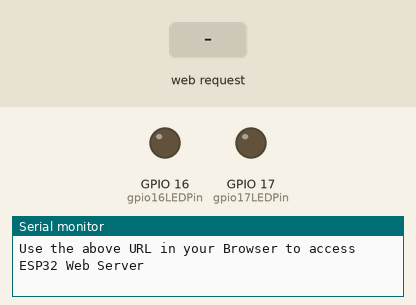
A sketch run on a simulated ESP32. Shown: output pins drawn as LEDs (lit = HIGH), the last lines printed to the serial monitor. The inputs (shaded band) are chosen by the test bench. WiFi joins after 1.5 s; servers stay silent unless stated.

Above: at 4.8 s.
4.9 s: HTTP request GET /GPIO16ON received
At 5.8 s:
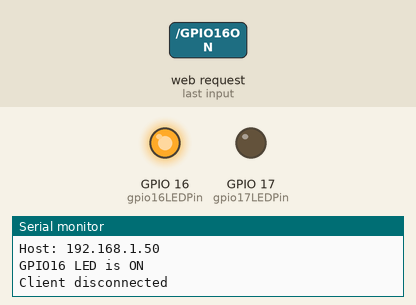
6.4 s: HTTP request GET /GPIO17ON received
At 7.0 s:
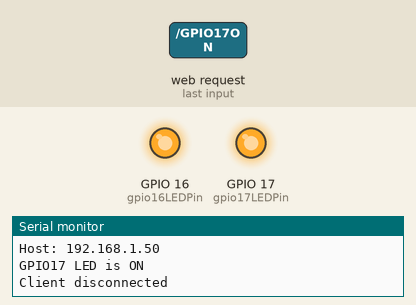
7.9 s: HTTP request GET /GPIO16OFF received
At 9.1 s:
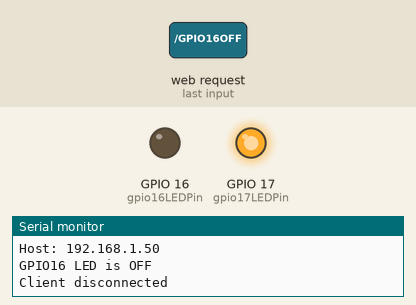
9.4 s: HTTP request GET /GPIO17OFF received
At 10.5 s:
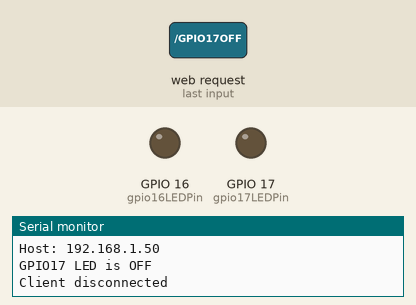
Timing chart, 0 to 11.9 s (numbered marks = the images above; inputs shaded):
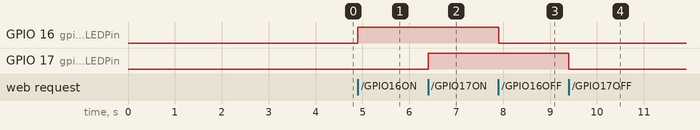

The sketch:

WebServerWithGPIOSwitches.ino
```cpp
//  This came from https://www.electronicshub.org/esp32-web-server/

#include <WiFi.h>

#define gpio16LEDPin 16 /* One LED connected to GPIO16 - RX2 */
#define gpio17LEDPin 17 /* One LED connected to GPIO17 - TX2 */

const char* ssid = "SSID"; /* Add your router's SSID */
const char* password = "password"; /*Add the password */

int gpio16Value;
int gpio17Value;

WiFiServer espServer(80); /* Instance of WiFiServer with port number 80 */
/* 80 is the Port Number for HTTP Web Server */

/* A String to capture the incoming HTTP GET Request */
String request;

void setup()
{
  Serial.begin(115200); /* Begin Serial Communication with 115200 Baud Rate */
  /* Configure GPIO16 and GPIO17 Pins as OUTPUTs */
  pinMode(gpio16LEDPin, OUTPUT);
  pinMode(gpio17LEDPin, OUTPUT);
  /* Set the initial values of GPIO16 and GPIO17 as LOW*/
  /* Both the LEDs are initially OFF */
  digitalWrite(gpio16LEDPin, LOW);
  digitalWrite(gpio17LEDPin, LOW);

  Serial.print("\n");
  Serial.print("Connecting to: ");
  Serial.println(ssid);
  WiFi.mode(WIFI_STA); /* Configure ESP32 in STA Mode */
  WiFi.begin(ssid, password); /* Connect to Wi-Fi based on the above SSID and Password */
  while(WiFi.status() != WL_CONNECTED)
  {
    Serial.print("*");
    delay(100);
  }
  Serial.print("\n");
  Serial.print("Connected to Wi-Fi: ");
  Serial.println(WiFi.SSID());
  delay(100);
  /* The next four lines of Code are used for assigning Static IP to ESP32 */
  /* Do this only if you know what you are doing */
  /* You have to check for free IP Addresses from your Router and */
  /* assign it to ESP32 */
  /* If you are comfortable with this step, */
  /* please un-comment the next four lines and make necessary changes */
  /* If not, leave it as it is and proceed */
  //IPAddress ip(192,168,1,6);
  //IPAddress gateway(192,168,1,1);
  //IPAddress subnet(255,255,255,0);
  //WiFi.config(ip, gateway, subnet);
  delay(2000);
  Serial.print("\n");
  Serial.println("Starting ESP32 Web Server...");
  espServer.begin(); /* Start the HTTP web Server */
  Serial.println("ESP32 Web Server Started");
  Serial.print("\n");
  Serial.print("The URL of ESP32 Web Server is: ");
  Serial.print("http://");
  Serial.println(WiFi.localIP());
  Serial.print("\n");
  Serial.println("Use the above URL in your Browser to access ESP32 Web Server\n");
}

void loop()
{
  WiFiClient client = espServer.available(); /* Check if a client is available */
  if(!client)
  {
    return;
  }

  Serial.println("New Client!!!");
  boolean currentLineIsBlank = true;
  while (client.connected())
  {
    if (client.available())
    {
      char c = client.read();
      request += c;
      Serial.write(c);
        /* if you've gotten to the end of the line (received a newline */
        /* character) and the line is blank, the http request has ended, */
        /* so you can send a reply */
      if (c == '\n' && currentLineIsBlank)
      {
        /* Extract the URL of the request */
        /* We have four URLs. If IP Address is 192.168.1.6 (for example),
        * then URLs are:
        * 192.168.1.6/GPIO16ON
        * 192.168.1.6/GPIO16OFF
        * 192.168.1.6/GPIO17ON
        * 192.168.1.6/GPIO17OFF
        */
        /* Based on the URL from the request, turn the LEDs ON or OFF */
        if (request.indexOf("/GPIO16ON") != -1)
        {
          Serial.println("GPIO16 LED is ON");
          digitalWrite(gpio16LEDPin, HIGH);
          gpio16Value = HIGH;
        }
        if (request.indexOf("/GPIO16OFF") != -1)
        {
          Serial.println("GPIO16 LED is OFF");
          digitalWrite(gpio16LEDPin, LOW);
          gpio16Value = LOW;
        }
        if (request.indexOf("/GPIO17ON") != -1)
        {
          Serial.println("GPIO17 LED is ON");
          digitalWrite(gpio17LEDPin, HIGH);
          gpio17Value = HIGH;
        }
        if (request.indexOf("/GPIO17OFF") != -1)
        {
          Serial.println("GPIO17 LED is OFF");
          digitalWrite(gpio17LEDPin, LOW);
          gpio17Value = LOW;
        }

        /* HTTP Response in the form of HTML Web Page */
        client.println("HTTP/1.1 200 OK");
        client.println("Content-Type: text/html");
        client.println("Connection: close");
        client.println(); //  IMPORTANT

        client.println("<!DOCTYPE HTML>");
        client.println("<html>");

        client.println("<head>");
        client.println("<meta name=\"viewport\" content=\"width=device-width, initial-scale=1\">");
        client.println("<link rel=\"icon\" href=\"data:,\">");

        client.println("<style>");

        client.println("html { font-family: Courier New; display: inline-block; margin: 0px auto; text-align: center;}");
        client.println(".button {border: none; color: white; padding: 10px 20px; text-align: center;");
        client.println("text-decoration: none; font-size: 25px; margin: 2px; cursor: pointer;}");
        client.println(".button1 {background-color: #FF0000;}");
        client.println(".button2 {background-color: #00FF00;}");

        client.println("</style>");

        client.println("</head>");

        client.println("<body>");

        client.println("<h2>ESP32 Web Server</h2>");

        if(gpio16Value == LOW)
        {
          client.println("<p>GPIO16 LED Status: OFF</p>");
          client.print("<p><a href=\"/GPIO16ON\"><button class=\"button button1\">Click to turn ON</button></a></p>");
        }
        else
        {
          client.println("<p>GPIO16 LED Status: ON</p>");
          client.print("<p><a href=\"/GPIO16OFF\"><button class=\"button button2\">Click to turn OFF</button></a></p>");
        }

        if(gpio17Value == LOW)
        {
          client.println("<p>GPIO17 LED Status: OFF</p>");
          client.print("<p><a href=\"/GPIO17ON\"><button class=\"button button1\">Click to turn ON</button></a></p>");
        }
        else
        {
          client.println("<p>GPIO17 LED Status: ON</p>");
          client.print("<p><a href=\"/GPIO17OFF\"><button class=\"button button2\">Click to turn OFF</button></a></p>");
        }

        client.println("</body>");

        client.println("</html>");

        break;

    }
    if(c == '\n')
    {
      currentLineIsBlank = true;
    }
    else if(c != '\r')
    {
      currentLineIsBlank = false;
    }
    //client.print("\n");

    }
  }

  delay(1);
  request = "";
  //client.flush();
  client.stop();
  Serial.println("Client disconnected");
  Serial.print("\n");
}
```

Measured:
- after the input at 4.9 s, GPIO 16 (gpio16LEDPin): LOW → HIGH at once
- after the input at 6.4 s, GPIO 17 (gpio17LEDPin): LOW → HIGH at once
- after the input at 7.9 s, GPIO 16 (gpio16LEDPin): HIGH → LOW at once
- after the input at 9.4 s, GPIO 17 (gpio17LEDPin): HIGH → LOW at once
